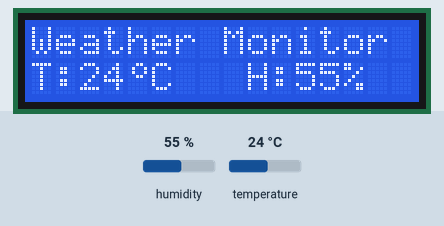
This sketch was run on a simulated Arduino Uno, built with avr-gcc and run on an emulated ATmega328P. On the bench: 16×2 character LCD. The test bench sets the inputs (shaded band); at power-on: humidity 55 %, temperature 24 °C. What the sketch prints to the serial monitor is not drawn.

Above: at 1.2 s.
1.3 s: humidity set to 22 %
At 2.7 s:
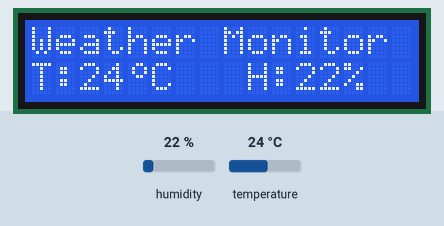
4.1 s: temperature set to 12 °C
At 5.0 s:
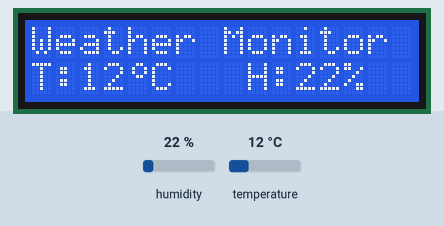
6.9 s: humidity set to 40 %
At 9.6 s:
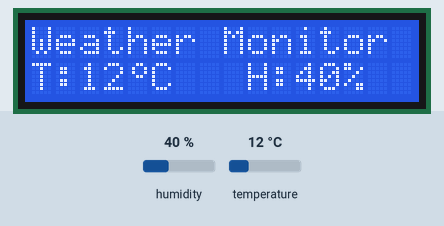
9.9 s: temperature set to 19 °C
At 11.9 s:
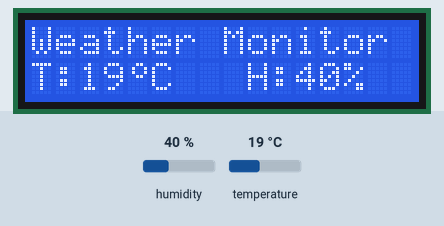
Timing chart, 0 to 13.4 s (numbered marks = the images above; inputs shaded):
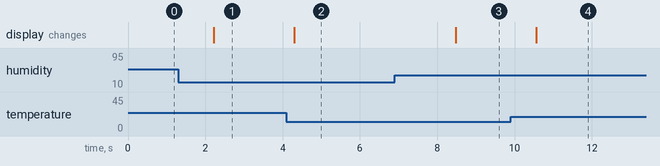

Measured:
- after the input at 1.3 s, the display: changes after 0.91 s (image 1)
- after the input at 4.1 s, the display: changes after 0.20 s (image 2)
- after the input at 6.9 s, the display: changes after 1.6 s (image 3)
- after the input at 9.9 s, the display: changes after 0.66 s (image 4)

The sketch:

Weather_monitor.ino
```cpp
//==================================================
//  SECTION 1: LIBRARIES (helper packs)
//==================================================
#include <DHT.h>                 // for the DHT11 sensor
#include <LiquidCrystal_I2C.h>   // for the I2C LCD screen
#include <Wire.h>                // for I2C communication


//==================================================
//  SECTION 2: LCD SETUP
//==================================================
// LCD address = 0x27, 16 columns, 2 rows
// (if the screen stays blank, try 0x3F)
LiquidCrystal_I2C lcd(0x27, 16, 2);


//==================================================
//  SECTION 3: SENSOR SETUP
//==================================================
#define DHTPIN A3        // sensor data pin is connected to A3
#define DHTTYPE DHT11    // sensor type is DHT11
DHT dht(DHTPIN, DHTTYPE);


//==================================================
//  SECTION 4: VARIABLES
//==================================================
int h;    // stores humidity
int t;    // stores temperature


//==================================================
//  SECTION 5: DEGREE SYMBOL (custom character)
//==================================================
// 1 = dot ON, 0 = dot OFF (5x8 dots per character)
byte degree[8] = {
  B00110,
  B01001,
  B01001,
  B00110,
  B00000,
  B00000,
  B00000,
  B00000
};


//==================================================
//  SECTION 6: SETUP (runs one time)
//==================================================
void setup() {
  Serial.begin(9600);          // start Serial Monitor
  dht.begin();                 // start the sensor
  lcd.init();                  // start the LCD
  lcd.backlight();             // turn on the screen light
  lcd.createChar(0, degree);   // save the degree symbol as number 0
}


//==================================================
//  SECTION 7: LOOP (repeats forever)
//==================================================
void loop() {

  //------------------------------------------
  // 7.1 READ THE SENSOR
  //------------------------------------------
  h = dht.readHumidity();          // get humidity
  t = dht.readTemperature();       // get temperature

  //------------------------------------------
  // 7.2 SHOW VALUES ON SERIAL MONITOR
  //------------------------------------------
  Serial.print("Humidity: ");
  Serial.print(h);
  Serial.print(" %, Temp: ");
  Serial.print(t);
  Serial.println(" C");

  //------------------------------------------
  // 7.3 LCD ROW 1: TITLE
  //------------------------------------------
  lcd.setCursor(0, 0);             // column 0, row 0 (top left)
  lcd.print("Weather Monitor ");

  //------------------------------------------
  // 7.4 LCD ROW 2: TEMPERATURE (left side)
  //------------------------------------------
  lcd.setCursor(0, 1);             // column 0, row 1 (bottom left)
  lcd.print("T:");
  lcd.print(t);                    // temperature number
  lcd.write(0);                    // degree symbol
  lcd.print("C  ");                // extra spaces erase old characters

  //------------------------------------------
  // 7.5 LCD ROW 2: HUMIDITY (right side)
  //------------------------------------------
  lcd.setCursor(9, 1);             // column 9, row 1
  lcd.print("H:");
  lcd.print(h);                    // humidity number
  lcd.print("%  ");                // extra spaces erase old characters

  //------------------------------------------
  // 7.6 WAIT
  //------------------------------------------
  delay(1000);                     // wait 1 second, then repeat
}
```
